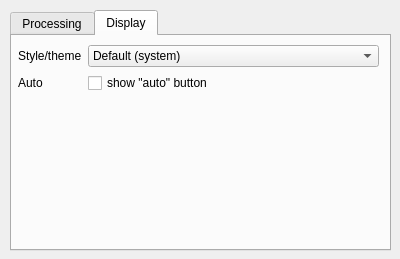
<?xml version="1.0" encoding="UTF-8"?>
<ui version="4.0">
 <class>PrefsDialog</class>
 <widget class="QDialog" name="PrefsDialog">
  <property name="geometry">
   <rect>
    <x>0</x>
    <y>0</y>
    <width>400</width>
    <height>259</height>
   </rect>
  </property>
  <property name="windowTitle">
   <string>Preferences</string>
  </property>
  <property name="windowIcon">
   <iconset resource="../tamanoir.qrc">
    <normaloff>:/icon/tamanoir32.png</normaloff>:/icon/tamanoir32.png</iconset>
  </property>
  <property name="toolTip">
   <string>Tamanoir preferences</string>
  </property>
  <widget class="QTabWidget" name="tabWidget">
   <property name="geometry">
    <rect>
     <x>10</x>
     <y>10</y>
     <width>381</width>
     <height>241</height>
    </rect>
   </property>
   <property name="currentIndex">
    <number>1</number>
   </property>
   <widget class="QWidget" name="processingTab">
    <property name="toolTip">
     <string>Processing options</string>
    </property>
    <attribute name="title">
     <string>Processing</string>
    </attribute>
    <widget class="QWidget" name="formLayoutWidget_2">
     <property name="geometry">
      <rect>
       <x>10</x>
       <y>10</y>
       <width>361</width>
       <height>191</height>
      </rect>
     </property>
     <layout class="QFormLayout" name="formLayout_2"/>
    </widget>
   </widget>
   <widget class="QWidget" name="displayTab">
    <property name="toolTip">
     <string>Display options</string>
    </property>
    <attribute name="title">
     <string>Display</string>
    </attribute>
    <widget class="QWidget" name="formLayoutWidget">
     <property name="geometry">
      <rect>
       <x>6</x>
       <y>9</y>
       <width>361</width>
       <height>191</height>
      </rect>
     </property>
     <layout class="QFormLayout" name="formLayout">
      <property name="fieldGrowthPolicy">
       <enum>QFormLayout::AllNonFixedFieldsGrow</enum>
      </property>
      <item row="0" column="0">
       <widget class="QLabel" name="label">
        <property name="text">
         <string>Style/theme</string>
        </property>
       </widget>
      </item>
      <item row="0" column="1">
       <widget class="QComboBox" name="styleComboBox">
        <item>
         <property name="text">
          <string>Default (system)</string>
         </property>
        </item>
        <item>
         <property name="text">
          <string>Gray</string>
         </property>
        </item>
       </widget>
      </item>
      <item row="1" column="1">
       <widget class="QCheckBox" name="checkBox">
        <property name="text">
         <string>show &quot;auto&quot; button</string>
        </property>
       </widget>
      </item>
      <item row="1" column="0">
       <widget class="QLabel" name="label_2">
        <property name="text">
         <string>Auto</string>
        </property>
       </widget>
      </item>
     </layout>
    </widget>
   </widget>
  </widget>
 </widget>
 <resources>
  <include location="../tamanoir.qrc"/>
 </resources>
 <connections/>
</ui>
